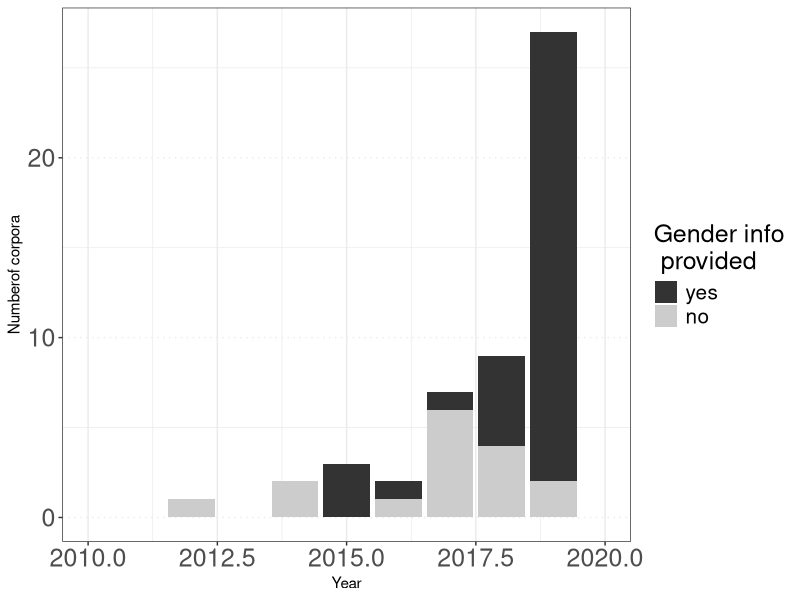

R code for this plot:
#install.packages("ggplot2")
#install.packages("dplyr")
#install.packages("tidyr")
#install.packages("readr")


library(ggplot2)
library(dplyr)
library(tidyr)
library(readr)

setwd("/home/getalp/garnerim/Bureau/openslr/openslr_gender_survey")
#Change accordingly with path to your directory containing the csv file 


summup_oslr <- read_delim("summup_oslr.csv", ";",
                          escape_double = FALSE,
                          col_types = cols(`#spk` = col_integer(), 
                                           `#spk_f` = col_integer(), 
                                           `#spk_m` = col_integer(), 
                                           elicited = col_factor(levels = c("yes","no")), 
                                           found_in = col_factor(levels = c("metadata",
                                                                            "indexed", 
                                                                            "paper", 
                                                                            "manually")),
                                           lang_status = col_factor(levels = c("Low-resource","High-resource")),
                                           provided = col_factor(levels = c("yes","no")), 
                                           sampling = col_factor(levels = c("8000",
                                                                            "16000", 
                                                                            "22050", 
                                                                            "44100", 
                                                                            "48000")),
                                           lang_status = col_factor(levels = c("Low-resource","High-resource")),
                                           task = col_factor(levels = c("ASR","TTS"))),
                          locale = locale(decimal_mark = ",", grouping_mark = ""), 
                          trim_ws = TRUE)


# Global statistics,  #resources, languages, with and without accent/dialect variation
corpora <- summup_oslr %>% group_by(id) %>% summarize() # 53 speech resources
lang <- summup_oslr %>% group_by(lang) %>% summarize() # 33 different languages 
lang_dial <- summup_oslr %>% group_by(lang,dial) %>% summarize() #51 dial/accent variations

# In total 66 resources: if we divide resources containing different languages and/or accents/dialects
summary(summup_oslr$provided)
# 24/66 = 36,4% of the corpora without gender info
nprov<-subset(summup_oslr,provided=="no")
summary(nprov$`#spk`)
# in which 12 with no info about speakers at all


#Creating a subset with all corpora with gender info provided
prov <- subset(summup_oslr,provided=="yes")
summary(prov)

#Count where info was found
prov_stat <- prov %>% group_by(found_in) %>% summarize(count=n())

#Create a subset containing only corpora with gender info 
#(different from the one above as we sometimes looked for the info manually)
summup_full <- subset(summup_oslr,!is.na(`#spk_f`))
gender <- summup_full %>% summarise(spk_f = sum(`#spk_f`),spk_m = sum(`#spk_m`))
#2735 women et 2733 men - total : 5468 speakers

#Examining gender difference regarding elicitation status
gender_elicited <- summup_full %>% group_by(elicited) %>% summarise(count = n(),
                                                                    spk_f = sum(`#spk_f`),
                                                                    spk_m = sum(`#spk_m`),
                                                                    spk_total = spk_m+spk_f,
                                                                    per_f = spk_f/spk_total*100,
                                                                    per_m =spk_m/spk_total*100)

#Creating a subset without Librispeech
summup_woLS <- subset(summup_full, id!="SLR12")

gender_elicited_woLS_s <- summup_woLS %>% group_by(elicited,size) %>% summarise(count = n(),
                                                                         spk_f = sum(`#spk_f`),
                                                                         spk_m = sum(`#spk_m`),
                                                                         spk_total = spk_m+spk_f,
                                                                         per_f = spk_f/spk_total*100,
                                                                         per_m =spk_m/spk_total*100)



#Examining gender difference regarding language status in elicited corpora
summup_eli <- subset(summup_full,elicited=="yes")
gender_lang_eli <- summup_eli %>% group_by(lang_status) %>% summarise(count = n(),
                                                                         spk_f = sum(`#spk_f`),
                                                                         spk_m = sum(`#spk_m`),
                                                                         spk_total = spk_m+spk_f,
                                                                         per_f = spk_f/spk_total*100,
                                                                         per_m =spk_m/spk_total*100)


#Examining gender difference regarding the task
gender_task<- summup_full %>% group_by(task) %>% summarise(count = n(),
                                                           spk_f = sum(`#spk_f`),
                                                           spk_m = sum(`#spk_m`),
                                                           spk_total = spk_m+spk_f,
                                                           per_f = spk_f/spk_total*100,
                                                           per_m =spk_m/spk_total*100)


#Crossing parameters : task, elicitation status and language status
gender_task_stat <- summup_full %>% group_by(task,elicited,lang_status) %>% summarise(count = n(),
                                                                            spk_f = sum(`#spk_f`),
                                                                            spk_m = sum(`#spk_m`),
                                                                            spk_total = spk_m+spk_f,
                                                                            per_f = spk_f/spk_total*100,
                                                                            per_m =spk_m/spk_total*100)


#Examining gender difference at the utterance level
utt<-subset(summup_oslr,`#utt_m`!="NA") # We create a subset containing corpora with gendered utterance info provided
gender_utt <- utt %>% summarize(corpora=n(),
                                nb_m=sum(utt$`#spk_m`,na.rm=T),
                                nb_f=sum(utt$`#spk_f`,na.rm=T),
                                sum_utt_m=sum(utt$`#utt_m`),
                                sum_utt_f=sum(utt$`#utt_f`))

gender_utt2 <- utt %>% group_by(elicited) %>% summarize(corpora=n(),nb_m=sum(`#spk_m`,na.rm=T),
                                                        nb_f=sum(`#spk_f`,na.rm=T),
                                                        sum_utt_m=sum(`#utt_m`),
                                                        sum_utt_f=sum(`#utt_f`))

#Evolution in time
ggplot(summup_oslr,aes(x=year,fill=provided))+geom_bar()+
  labs(x="Year",y="Numberof corpora",fill="Gender info\n provided")+
  scale_x_continuous(lim=c(2010,2020),labels = scales::number_format(big.mark = ""))+
  theme_bw()+
  theme(axis.text = element_text(size=18),
        legend.title = element_text(size=18),
        legend.text = element_text(size=15),
        panel.grid.major.y = element_line(linetype=3))+
  scale_fill_grey()


                     
